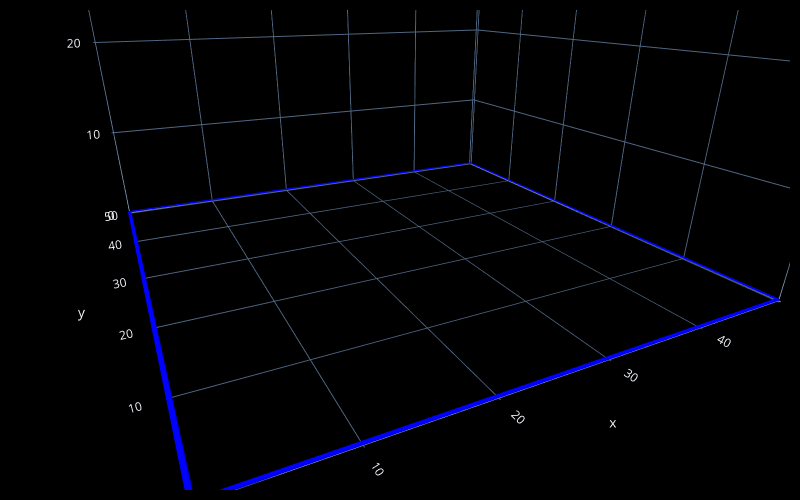

The notebook cell this image was saved under:
### Code cell
# create an empty list called steps
steps=[]
# add points to the list
steps.append(fc.Point(x=0,y=0,z=0.2))
steps.append(fc.Point(x=0,y=50))
steps.append(fc.Point(x=50,y=50))
steps.append(fc.Point(x=50,y=0))
steps.append(fc.Point(x=0,y=0))
# turn the extruder on or off
steps.append(fc.Extruder(on=False))
# transform the design into a plot
fc.transform(steps, 'plot')

### Figure 1 — Plotly figure (JSON) as saved in the notebook; plotly's stock layout.template omitted (floating-point values rounded to 4 significant figures)
{"data": [{"i": [0, 1, 1, 2, 2, 3, 3, 0, 4, 5, 5, 6, 6, 7, 7, 4, 8, 9, 9, 10, 10, 11, 11, 8, 12, 13, 13, 14, 14, 15, 15, 12, 16, 17, 17, 18, 18, 19, 19, 16, 20, 21, 21, 22, 22, 23, 23, 20, 24, 25, 25, 26, 26, 27, 27, 24], "j": [4, 4, 5, 5, 6, 6, 7, 7, 8, 8, 9, 9, 10, 10, 11, 11, 12, 12, 13, 13, 14, 14, 15, 15, 16, 16, 17, 17, 18, 18, 19, 19, 20, 20, 21, 21, 22, 22, 23, 23, 24, 24, 25, 25, 26, 26, 27, 27, 28, 28, 29, 29, 30, 30, 31, 31], "k": [1, 5, 2, 6, 3, 7, 0, 4, 5, 9, 6, 10, 7, 11, 4, 8, 9, 13, 10, 14, 11, 15, 8, 12, 13, 17, 14, 18, 15, 19, 12, 16, 17, 21, 18, 22, 19, 23, 16, 20, 21, 25, 22, 26, 23, 27, 20, 24, 25, 29, 26, 30, 27, 31, 24, 28], "type": "mesh3d", "vertexcolor": ["rgb(0.00, 0.00, 255.00)", "rgb(0.00, 0.00, 255.00)", "rgb(0.00, 0.00, 255.00)", "rgb(0.00, 0.00, 255.00)", "rgb(0.00, 0.00, 255.00)", "rgb(0.00, 0.00, 255.00)", "rgb(0.00, 0.00, 255.00)", "rgb(0.00, 0.00, 255.00)", "rgb(0.00, 0.00, 255.00)", "rgb(0.00, 0.00, 255.00)", "rgb(0.00, 0.00, 255.00)", "rgb(0.00, 0.00, 255.00)", "rgb(0.00, 0.00, 255.00)", "rgb(0.00, 0.00, 255.00)", "rgb(0.00, 0.00, 255.00)", "rgb(0.00, 0.00, 255.00)", "rgb(0.00, 0.00, 255.00)", "rgb(0.00, 0.00, 255.00)", "rgb(0.00, 0.00, 255.00)", "rgb(0.00, 0.00, 255.00)", "rgb(0.00, 0.00, 255.00)", "rgb(0.00, 0.00, 255.00)", "rgb(0.00, 0.00, 255.00)", "rgb(0.00, 0.00, 255.00)", "rgb(0.00, 0.00, 255.00)", "rgb(0.00, 0.00, 255.00)", "rgb(0.00, 0.00, 255.00)", "rgb(0.00, 0.00, 255.00)", "rgb(0.00, 0.00, 255.00)", "rgb(0.00, 0.00, 255.00)", "rgb(0.00, 0.00, 255.00)", "rgb(0.00, 0.00, 255.00)"], "x": [0.2, 6.544e-08, -0.2, -1.015e-07, 0.2, 6.544e-08, -0.2, -1.015e-07, 0.0, 0.0, 0.0, 0.0, 50.0, 50.0, 50.0, 50.0, 49.8, 50.0, 50.2, 50.0, 49.8, 50.0, 50.2, 50.0, 50.0, 50.0, 50.0, 50.0, 0.0, 0.0, 0.0, 0.0], "y": [0.0, 0.0, 0.0, 0.0, 50.0, 50.0, 50.0, 50.0, 49.8, 50.0, 50.2, 50.0, 49.8, 50.0, 50.2, 50.0, 50.0, 50.0, 50.0, 50.0, 0.0, 0.0, 0.0, 0.0, 0.2, 6.544e-08, -0.2, -1.015e-07, 0.2, 6.544e-08, -0.2, -1.015e-07], "z": [0.2, 0.3, 0.2, 0.1, 0.2, 0.3, 0.2, 0.1, 0.2, 0.3, 0.2, 0.1, 0.2, 0.3, 0.2, 0.1, 0.2, 0.3, 0.2, 0.1, 0.2, 0.3, 0.2, 0.1, 0.2, 0.3, 0.2, 0.1, 0.2, 0.3, 0.2, 0.1]}, {"marker": {"color": "red", "size": 2}, "mode": "markers", "showlegend": false, "type": "scatter3d", "x": [], "y": [], "z": []}], "layout": {"height": 500, "margin": {"b": 10, "l": 10, "pad": 4, "r": 10, "t": 10}, "paper_bgcolor": "black", "scene": {"aspectmode": "cube", "camera": {"center": {"x": 0, "y": 0, "z": -0.5}, "eye": {"x": -0.5, "y": -1, "z": 0}}, "xaxis": {"backgroundcolor": "black", "nticks": 10, "range": [-0.201, 50.2]}, "yaxis": {"backgroundcolor": "black", "nticks": 10, "range": [-0.201, 50.2]}, "zaxis": {"backgroundcolor": "black", "nticks": 10, "range": [0, 50.4]}}, "width": 800}}
